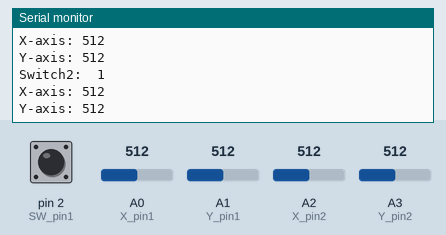
A sketch run on a simulated Arduino Uno, built with avr-gcc and run on an emulated ATmega328P. Parts: the last lines printed to the serial monitor. The test bench sets the inputs (shaded band); at power-on: A0 (X_pin1) = 512, A1 (Y_pin1) = 512, A2 (X_pin2) = 512, A3 (Y_pin2) = 512, pin 2 (SW_pin1) HIGH.

Above: at 2.3 s.
2.4 s: A0 (X_pin1) set to 716
At 3.01 s:
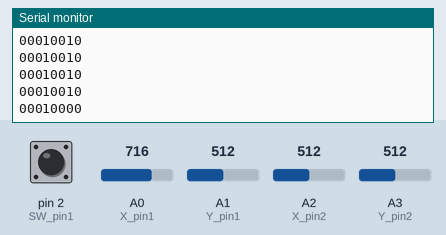
4.6 s: A1 (Y_pin1) set to 716
At 5.6 s:
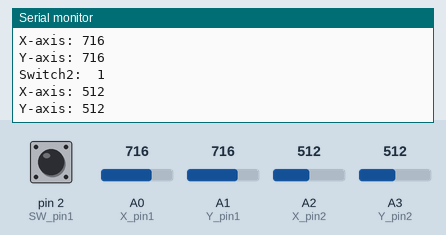
6.8 s: A2 (X_pin2) set to 306
At 8.5 s:
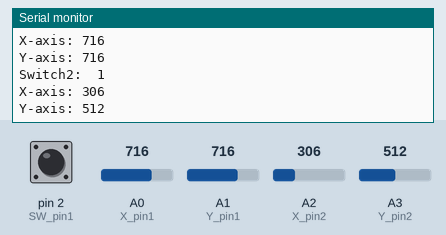
9.0 s: A3 (Y_pin2) set to 306
At 10.4 s:
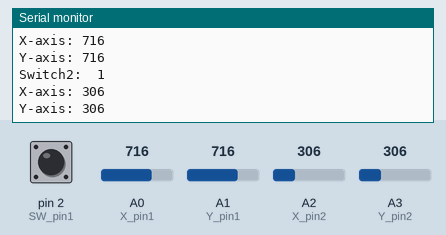
11.2 s: pin 2 (SW_pin1) pulled LOW for 1.9 s
14.6 s: A0 (X_pin1) set to 992
At 15.71 s:
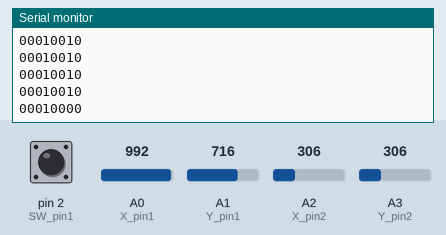
Timing chart, 0 to 17.6 s (numbered marks = the images above; inputs shaded):
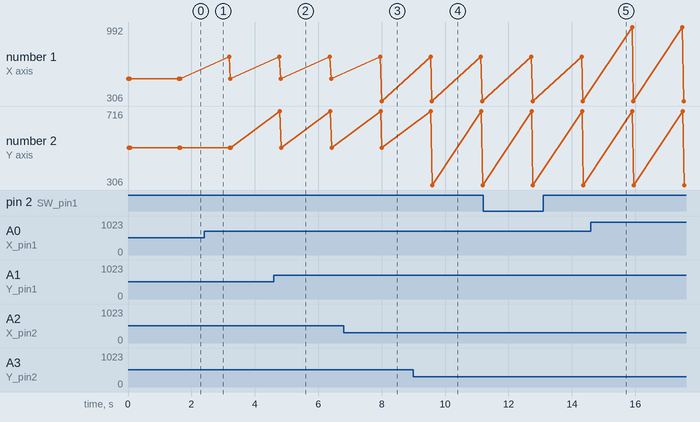

The sketch:

snake_Analog_Joystick.ino
```cpp
//www.elegoo.com
//2016.12.09

// Arduino pin numbers
const int SW_pin1 = 2; // digital pin connected to switch output
const int X_pin1 = A0; // analog pin connected to X output
const int Y_pin1 = A1; // analog pin connected to Y output

const int SW_pin2 = 1; // digital pin connected to switch output
const int X_pin2 = A2; // analog pin connected to X output
const int Y_pin2 = A3; // analog pin connected to Y output


int field[8][8] = {
{0,0,0,1,0,0,1,0},
{0,0,0,1,0,0,1,0},
{0,0,0,1,0,0,1,0},
{0,0,0,1,0,0,1,0},
{0,0,0,1,0,0,1,0},
{0,0,0,1,0,0,1,0},
{0,0,0,1,0,0,1,0},
{0,0,0,1,0,0,0,0}
};

void setup() {
  pinMode(SW_pin1, INPUT);
  digitalWrite(SW_pin1, HIGH);

  pinMode(SW_pin2, INPUT);
  digitalWrite(SW_pin2, HIGH);

  Serial.begin(9600);
}
void printField () {
    for (int i = 0; i < 8; i ++) {
      for (int j = 0; j < 8; j++) {
        Serial.print(field[i][j]);
        Serial.print("\r");
      }
    Serial.print("\n");
    }
}
void loop() {
  Serial.print("Switch1:  ");
  Serial.print(digitalRead(SW_pin1));
  Serial.print("\n");
  Serial.print("X-axis: ");
  Serial.print(analogRead(X_pin1));
  Serial.print("\n");
  Serial.print("Y-axis: ");
  Serial.println(analogRead(Y_pin1));
  Serial.print("\n\n");

  Serial.print("Switch2:  ");
  Serial.print(digitalRead(SW_pin2));
  Serial.print("\n");
  Serial.print("X-axis: ");
  Serial.print(analogRead(X_pin2));
  Serial.print("\n");
  Serial.print("Y-axis: ");
  Serial.println(analogRead(Y_pin2));
  Serial.print("\n\n");
  delay(1000);

  printField ();
  Serial.print("\n");
  delay(500);
}
```

Measured:
- after the input at 4.6 s, the serial monitor: prints a new line after 0.19 s (image 2)
- after the input at 6.8 s, the serial monitor: prints a new line after 1.2 s (image 3)
- after the input at 9.0 s, the serial monitor: prints a new line after 0.60 s (image 4)
- plotted number 1: 512 → 306 after the input at 6.8 s
